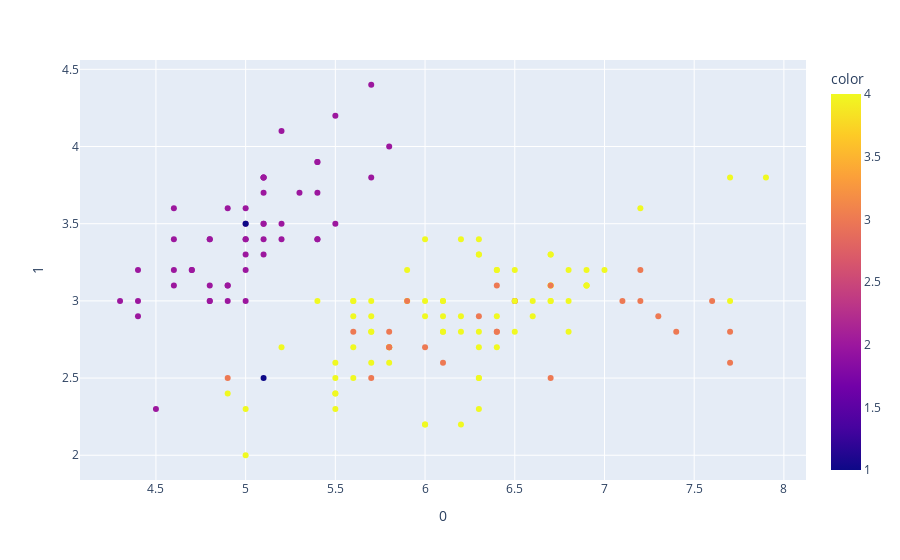

The notebook cell saved with this chart:
### Code cell
# 4 clusters
y_4actual=iris_expectation_maximization(iris_df,parameters)
fig=px.scatter(iris_df,x=0,y=1,color=list(map(lambda x:x+1,y_4actual)))
fig.show()

### Figure 1 — Plotly figure (JSON) as saved in the notebook; plotly's stock layout.template omitted (floating-point values rounded to 4 significant figures; data arrays with more than 128 entries replaced by an {"elided": "..."} marker saying what was removed)
{"data": [{"hovertemplate": "0=%{x}<br>1=%{y}<br>color=%{marker.color}<extra></extra>", "legendgroup": "", "marker": {"color": {"elided": "150 int values"}, "coloraxis": "coloraxis", "symbol": "circle"}, "mode": "markers", "name": "", "orientation": "v", "showlegend": false, "type": "scatter", "x": {"elided": "150 float values"}, "xaxis": "x", "y": {"elided": "150 float values"}, "yaxis": "y"}], "layout": {"coloraxis": {"colorbar": {"title": {"text": "color"}}, "colorscale": [[0, "#0d0887"], [0.1111, "#46039f"], [0.2222, "#7201a8"], [0.3333, "#9c179e"], [0.4444, "#bd3786"], [0.5556, "#d8576b"], [0.6667, "#ed7953"], [0.7778, "#fb9f3a"], [0.8889, "#fdca26"], [1, "#f0f921"]]}, "legend": {"tracegroupgap": 0}, "margin": {"t": 60}, "xaxis": {"anchor": "y", "domain": [0, 1], "title": {"text": "0"}}, "yaxis": {"anchor": "x", "domain": [0, 1], "title": {"text": "1"}}}}
